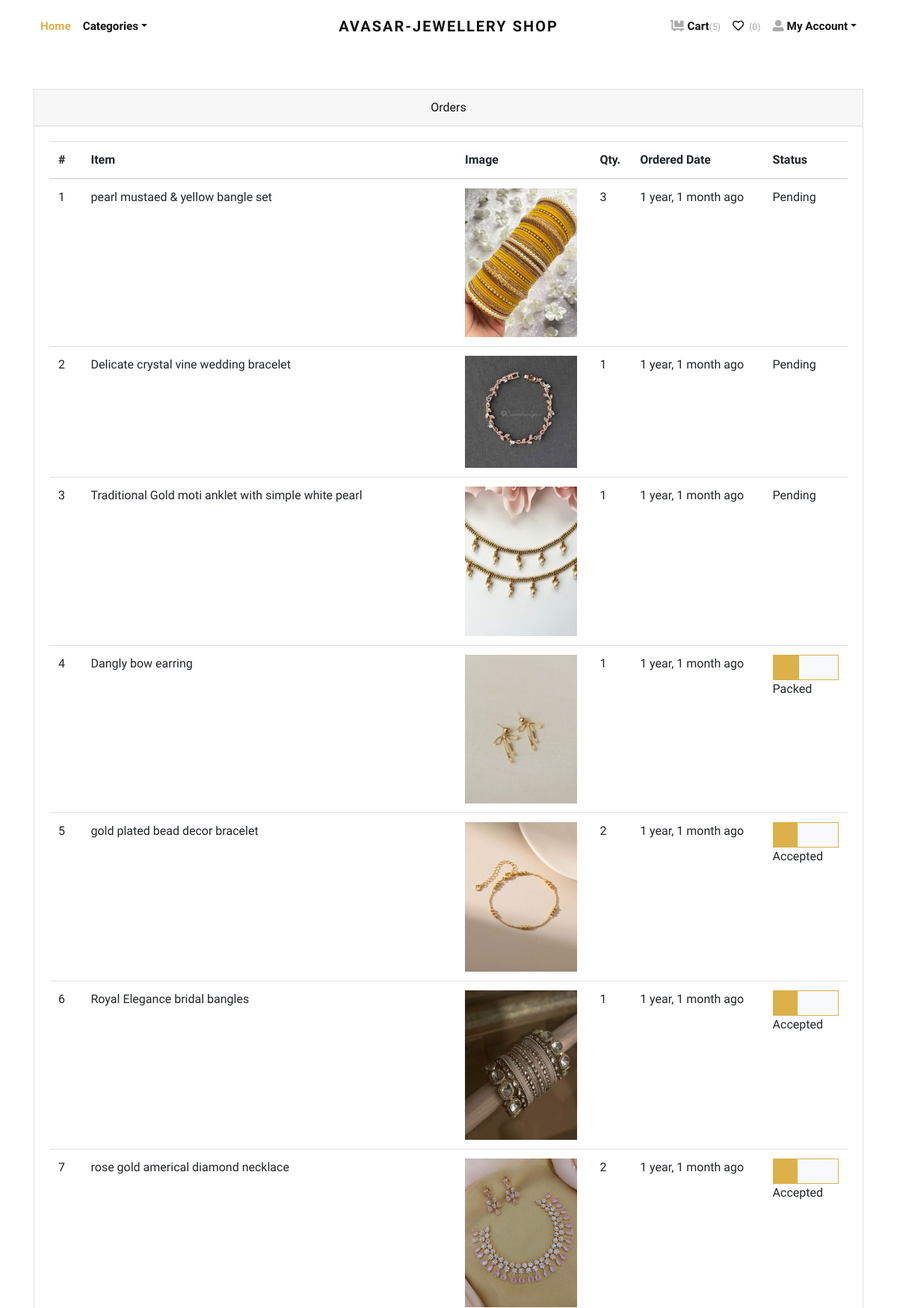
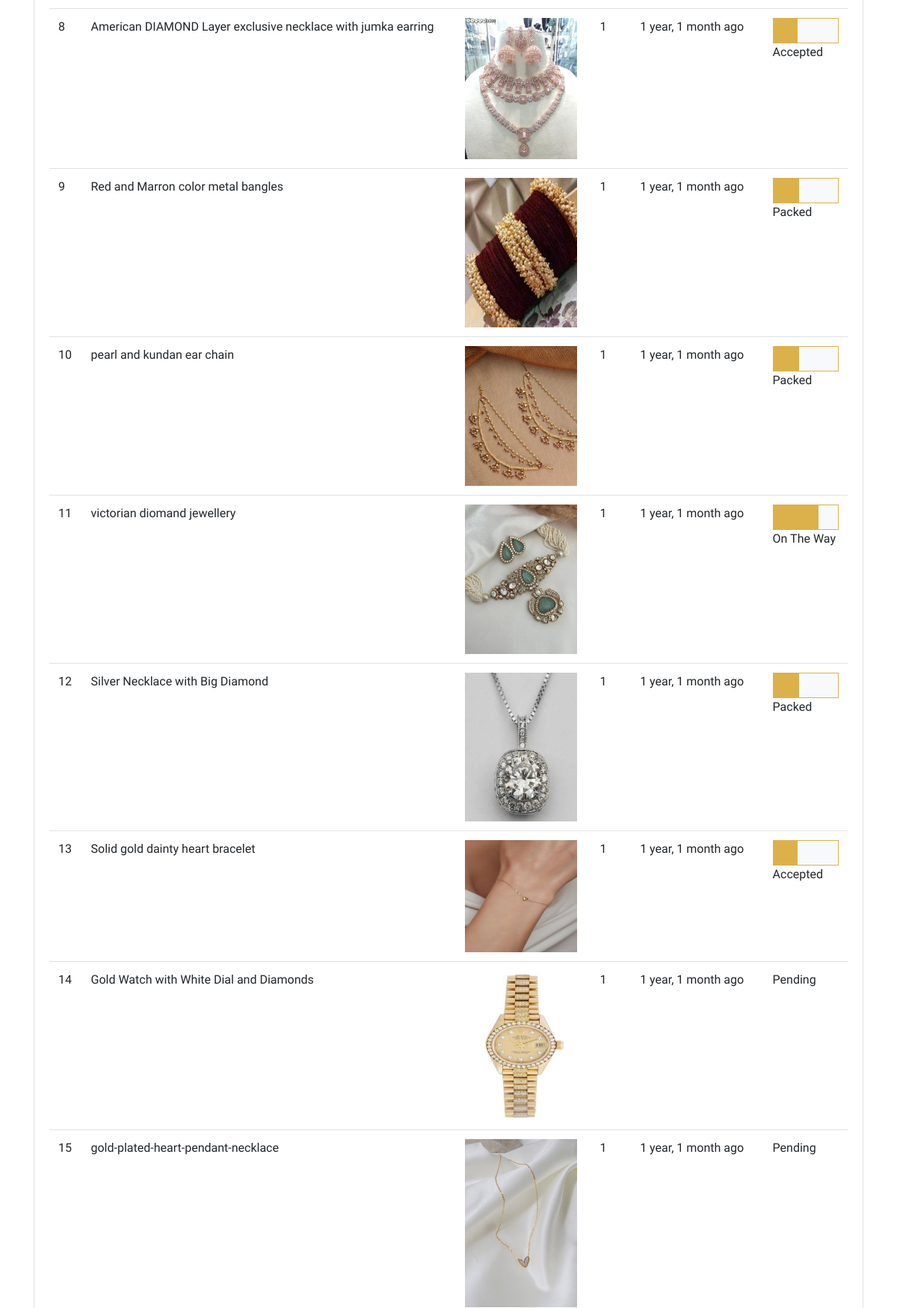
/orders/ (signed in, upper part), run on the app's committed database (2 pictures, top to bottom).
### store/models.py (models this page shows, shortened)
class Order(models.Model):
    user = models.ForeignKey(User, verbose_name="User", on_delete=models.CASCADE)
    address = models.ForeignKey(Address, verbose_name="Shipping Address", on_delete=models.CASCADE)
    product = models.ForeignKey(Product, verbose_name="Product", on_delete=models.CASCADE)
    quantity = models.PositiveIntegerField(verbose_name="Quantity")
    ordered_date = models.DateTimeField(auto_now_add=True, verbose_name="Ordered Date")
    status = models.CharField(
        choices=STATUS_CHOICES,
        max_length=50,
        default="Pending"
        )

class Product(models.Model):
    title = models.CharField(max_length=150, verbose_name="Product Title")
    slug = models.SlugField(max_length=160, verbose_name="Product Slug")
    sku = models.CharField(max_length=255, unique=True, verbose_name="Unique Product ID (SKU)")
    short_description = models.TextField(verbose_name="Short Description")
    detail_description = models.TextField(blank=True, null=True, verbose_name="Detail Description")
    product_image = models.ImageField(upload_to='product', blank=True, null=True, verbose_name="Product Image")
    price = models.DecimalField(max_digits=8, decimal_places=2)
    category = models.ForeignKey(Category, verbose_name="Product Categoy", on_delete=models.CASCADE)
    is_active = models.BooleanField(verbose_name="Is Active?")
    is_featured = models.BooleanField(verbose_name="Is Featured?")
    created_at = models.DateTimeField(auto_now_add=True, verbose_name="Created Date")
    updated_at = models.DateTimeField(auto_now=True, verbose_name="Updated Date")
    class Meta:
        verbose_name_plural = 'Products'
        ordering = ('-created_at', )

### store/views.py (the view)
# urls.py: path('orders/', views.orders, name="orders"),
@login_required
def orders(request):
    all_orders = Order.objects.filter(user=request.user).order_by('-ordered_date')
    return render(request, 'store/orders.html', {'orders': all_orders})

### store/context_preprocessors.py (called while the page is built)
def store_menu(request):
    categories = Category.objects.filter(is_active=True)
    context = {
        'categories_menu': categories,
    }
    return context

def cart_menu(request):
    if request.user.is_authenticated:
        cart_items= Cart.objects.filter(user=request.user)
        context = {
            'cart_items': cart_items,
        }
    else:
        context = {}
    return context

### templates/store/orders.html (shortened to what this page needs)
{% extends 'base.html' %}
{% load static %}
{% load humanize %}
    {% block content %}
      <div class="container py-5">
        <div class="row">
          <div class="col-lg-12">
            <div class="card mb-4" id="tables">
              <div class="card-header text-center">Orders</div>
              <div class="card-body">
                <table class="table table-hover">
                  <thead>
                    <tr>
                      <th>#</th>
                      <th>Item</th>
                      <th>Image</th>
                      <th>Qty.</th>
                      <th>Ordered Date</th>
                      <th>Status</th>
                    </tr>
                  </thead>
                  <tbody>
                    {% if orders %}
                    {% for order in orders %}
                    <tr>
                      <td>{{forloop.counter}}</td>
                      <td>{{order.product.title}}</td>
                      <td>
                        {% if order.product.product_image %}
                          <img src="{{order.product.product_image.url}}" alt="{{order.product.product_ttile}}" style="width:150px;">
                        {% endif %}
                      </td>
                      <td>{{order.quantity}}</td>
                      <td>{{order.ordered_date|naturaltime}}</td>
                      <td>
                        {% if order.status == 'Accepted' %}
                        <div class="bg-light border border-primary">
                            <div class="p-3 bg-primary" style="width:0;"></div>
                        </div>
                        {% endif %}
                        {% if order.status == 'Packed' %}
                        <div class="bg-light border border-primary">
                            <div class="p-3 bg-primary" style="width:40%;"></div>
                        </div>
                        {% endif %}
                        {% if order.status == 'On The Way' %}
                        <div class="bg-light border border-primary">
                            <div class="p-3 bg-primary" style="width:70%;"></div>
                        </div>
                        {% endif %}
                        {{order.status}}
                      </td>
                    </tr>
                    {% endfor %}
                    {% endif %}
                  </tbody>
                </table>
              </div>
            </div>
          </div>
        </div>
      </div>
{% endblock content %}

### jewelryshop/static/css/style.default.css (style rules this page uses)
.border { border: 1px solid #dee2e6 !important; }
.border-primary { border-color: #dcb14a !important; }
body { font-family: "Libre Franklin", sans-serif; font-size: 1rem; font-weight: 400; line-height: 1.5; color: #111111; background-color: #fff; }
.bg-primary { background-color: #dcb14a !important; }
.bg-light { background-color: #f8f9fa !important; }
.card { background-color: #fff; border: 1px solid rgba(17, 17, 17, 0.125); border-radius: 0; }
.card-body { padding: 1.25rem; }
.card-header { padding: 0.75rem 1.25rem; background-color: rgba(17, 17, 17, 0.03); border-bottom: 1px solid rgba(17, 17, 17, 0.125); }
.card-header:first-child { border-radius: calc(0 - 1px) calc(0 - 1px) 0 0; }

### data on the page
Order: product "pearl mustaed & yellow bangle set", product.product_image (picture), quantity "3", ordered_date "1 year, 1 month ago", status "Pending"
Order: product "Delicate crystal vine wedding bracelet", product.product_image (picture), quantity "1", ordered_date "1 year, 1 month ago", status "Pending"
Order: product "Traditional Gold moti anklet with simple white pearl", product.product_image (picture), quantity "1", ordered_date "1 year, 1 month ago", status "Pending"
Order: product "Dangly bow earring", product.product_image (picture), quantity "1", ordered_date "1 year, 1 month ago", status "Packed"
Order: product "gold plated bead decor bracelet", product.product_image (picture), quantity "2", ordered_date "1 year, 1 month ago", status "Accepted"
Order: product "Royal Elegance bridal bangles", product.product_image (picture), quantity "1", ordered_date "1 year, 1 month ago", status "Accepted"
Order: product "rose gold americal diamond necklace", product.product_image (picture), quantity "2", ordered_date "1 year, 1 month ago", status "Accepted"
Order: product "American DIAMOND Layer exclusive necklace with jumka earring", product.product_image (picture), quantity "1", ordered_date "1 year, 1 month ago", status "Accepted"
Order: product "Red and Marron color metal bangles", product.product_image (picture), quantity "1", ordered_date "1 year, 1 month ago", status "Packed"
Order: product "pearl and kundan ear chain", product.product_image (picture), quantity "1", ordered_date "1 year, 1 month ago", status "Packed"
Order: product "victorian diomand jewellery", product.product_image (picture), quantity "1", ordered_date "1 year, 1 month ago", status "On The Way"
Order: product "Silver Necklace with Big Diamond", product.product_image (picture), quantity "1", ordered_date "1 year, 1 month ago", status "Packed"
Order: product "Solid gold dainty heart bracelet", product.product_image (picture), quantity "1", ordered_date "1 year, 1 month ago", status "Accepted"
Order: product "Gold Watch with White Dial and Diamonds", product.product_image (picture), quantity "1", ordered_date "1 year, 1 month ago", status "Pending"
Order: product "gold-plated-heart-pendant-necklace", product.product_image (picture), quantity "1", ordered_date "1 year, 1 month ago", status "Pending"

### other printed values
{{ cart_items.count }} "5"
